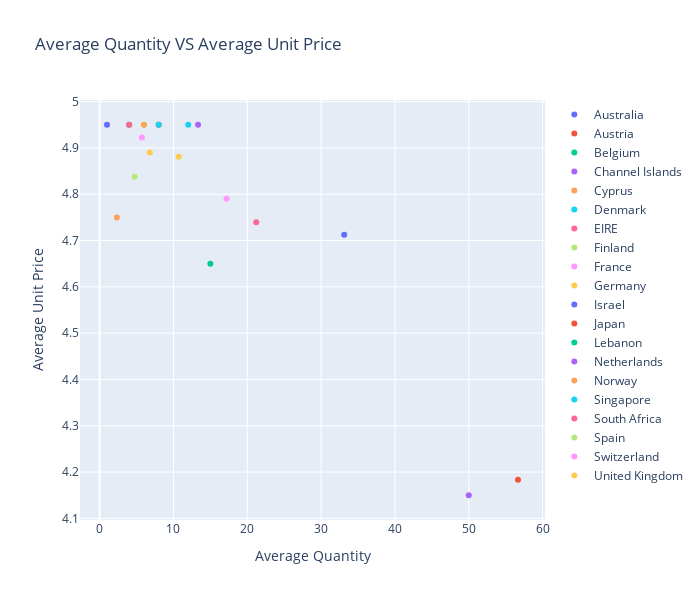

Notebook cell for this chart:
### Code cell
traces = [go.Scatter(x=[pb_country_qty_up['Quantity'][country]], 
                     y=[pb_country_qty_up['UnitPrice'][country]], 
                     mode='markers',
                     name=country)
          for country in pb_country_qty_up.index];
# Layout 
layout = go.Layout(width=700, height=600,
                   xaxis=go.layout.XAxis(title=go.layout.xaxis.Title(text='Average Quantity')),
                   yaxis=go.layout.YAxis(title=go.layout.yaxis.Title(text='Average Unit Price')),
                   title=go.layout.Title(text='Average Quantity VS Average Unit Price'));
# Plot
py.iplot(go.Figure(data=traces, layout=layout));

### Figure 1 — Plotly figure (JSON) as saved in the notebook; plotly's stock layout.template omitted (floating-point values rounded to 4 significant figures)
{"data": [{"mode": "markers", "name": "Australia", "type": "scatter", "x": [33.12], "y": [4.713]}, {"mode": "markers", "name": "Austria", "type": "scatter", "x": [8], "y": [4.95]}, {"mode": "markers", "name": "Belgium", "type": "scatter", "x": [4], "y": [4.95]}, {"mode": "markers", "name": "Channel Islands", "type": "scatter", "x": [13.33], "y": [4.95]}, {"mode": "markers", "name": "Cyprus", "type": "scatter", "x": [2.333], "y": [4.75]}, {"mode": "markers", "name": "Denmark", "type": "scatter", "x": [12], "y": [4.95]}, {"mode": "markers", "name": "EIRE", "type": "scatter", "x": [21.21], "y": [4.739]}, {"mode": "markers", "name": "Finland", "type": "scatter", "x": [6], "y": [4.95]}, {"mode": "markers", "name": "France", "type": "scatter", "x": [5.727], "y": [4.923]}, {"mode": "markers", "name": "Germany", "type": "scatter", "x": [6.8], "y": [4.89]}, {"mode": "markers", "name": "Israel", "type": "scatter", "x": [1], "y": [4.95]}, {"mode": "markers", "name": "Japan", "type": "scatter", "x": [56.67], "y": [4.183]}, {"mode": "markers", "name": "Lebanon", "type": "scatter", "x": [15], "y": [4.65]}, {"mode": "markers", "name": "Netherlands", "type": "scatter", "x": [50], "y": [4.15]}, {"mode": "markers", "name": "Norway", "type": "scatter", "x": [6], "y": [4.95]}, {"mode": "markers", "name": "Singapore", "type": "scatter", "x": [8], "y": [4.95]}, {"mode": "markers", "name": "South Africa", "type": "scatter", "x": [4], "y": [4.95]}, {"mode": "markers", "name": "Spain", "type": "scatter", "x": [4.75], "y": [4.838]}, {"mode": "markers", "name": "Switzerland", "type": "scatter", "x": [17.2], "y": [4.79]}, {"mode": "markers", "name": "United Kingdom", "type": "scatter", "x": [10.71], "y": [4.881]}], "layout": {"height": 600, "title": {"text": "Average Quantity VS Average Unit Price"}, "width": 700, "xaxis": {"title": {"text": "Average Quantity"}}, "yaxis": {"title": {"text": "Average Unit Price"}}}}
